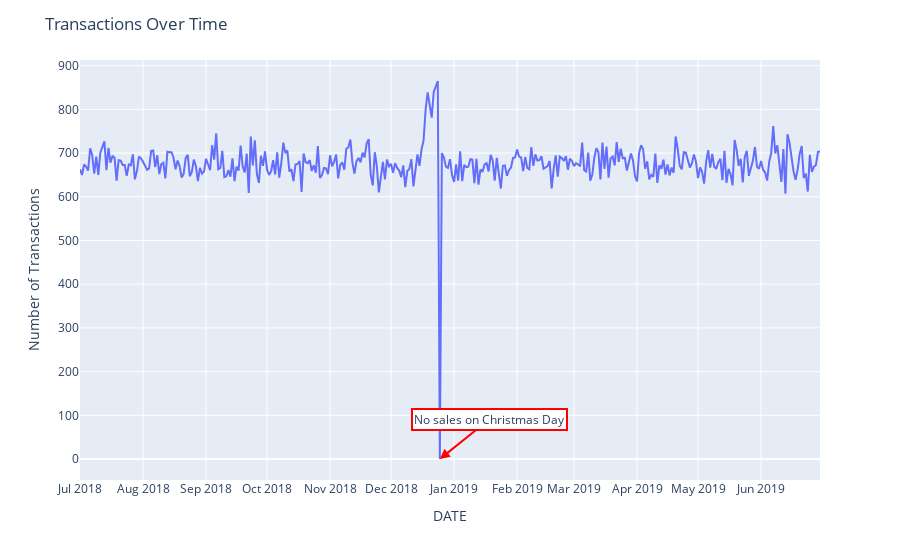

The notebook cell saved with this chart:
### Code cell
fig=px.line(transaction_by_date, x='DATE', y='COUNTS')

fig.update_layout(title='Transactions Over Time',yaxis_title='Number of Transactions',xaxis=dict(dtick="M1", tickformat="%b %Y"),hovermode='x unified')
fig.add_annotation(
    x='2018-12-25',
    y=0,
    text="No sales on Christmas Day",
    showarrow=True,
    arrowhead=2,
    arrowsize=1,
    arrowwidth=2,
    arrowcolor="red",
    ax=50,
    ay=-40,
    bgcolor="white",
    bordercolor="red",
    borderwidth=2
)
fig.show()

### Figure 1 — Plotly figure (JSON) as saved in the notebook; plotly's stock layout.template omitted (floating-point values rounded to 4 significant figures; data arrays with more than 128 entries replaced by an {"elided": "..."} marker saying what was removed)
{"data": [{"hovertemplate": "DATE=%{x}<br>COUNTS=%{y}<extra></extra>", "legendgroup": "", "line": {"color": "#636efa", "dash": "solid"}, "marker": {"symbol": "circle"}, "mode": "lines", "name": "", "orientation": "v", "showlegend": false, "type": "scatter", "x": {"elided": "365 str values"}, "xaxis": "x", "y": {"elided": "365 int values"}, "yaxis": "y"}], "layout": {"annotations": [{"arrowcolor": "red", "arrowhead": 2, "arrowsize": 1, "arrowwidth": 2, "ax": 50, "ay": -40, "bgcolor": "white", "bordercolor": "red", "borderwidth": 2, "showarrow": true, "text": "No sales on Christmas Day", "x": "2018-12-25", "y": 0}], "hovermode": "x unified", "legend": {"tracegroupgap": 0}, "margin": {"t": 60}, "title": {"text": "Transactions Over Time"}, "xaxis": {"anchor": "y", "domain": [0, 1], "dtick": "M1", "tickformat": "%b %Y", "title": {"text": "DATE"}}, "yaxis": {"anchor": "x", "domain": [0, 1], "title": {"text": "Number of Transactions"}}}}
